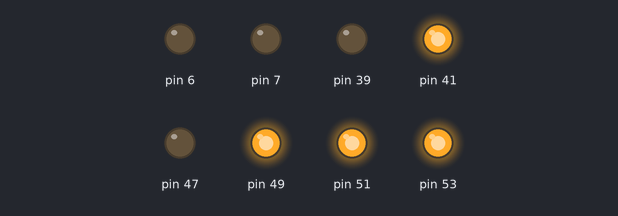
Recording of a sketch running on a simulated Arduino Mega 2560, built with avr-gcc and run on an emulated ATmega2560. Parts: output pins drawn as LEDs (lit = HIGH).

Above: at 0.1 s.
Timing chart, 0 to 1.6 s (numbered marks = the images above):
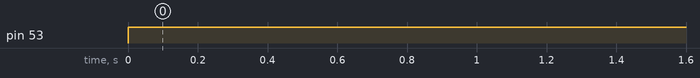

The sketch:

v1_drivetrain_rev2.ino
```cpp
/*
 * v1_drivetrain_rev2.ino
 *
 * Created: 9/16/2015 2:15:17 PM
 * Author: Maxim
 * Email: max.prokopenko@gmail.com
 * Slack: maxlazarus
 */

#define F_CPU 16000000L

#include <avr/interrupt.h>
#include <avr/io.h>
#include <util/delay.h>
#include "v1_drivetrain_rev2.h"

volatile char* transmitting;
volatile uint8_t chars_left = 0, chars_sent = 0;

volatile char input_stream[256];
volatile uint8_t chars_read = 0, chars_received = 0;
volatile bool received_flag = false;
volatile bool delimiter_found = false;
volatile bool address_selected = false;

volatile char in;

ISR(USART_RX_vect) {}

void serialEvent() {

	while(Serial.available())
	{
		in = Serial.read();

		if(delimiter_found)
		{
			input_stream[chars_read] = in;
			chars_read++;

			if (chars_read == 3)
			{
				received_flag = true;
				chars_read = 0;
				delimiter_found = false;
			}
		}
		else delimiter_found = (in == '@');
	}
}

ISR(USART_TX_vect) {

	if(chars_left-- > 0) {

		UDR0 = transmitting[chars_sent++];

	} else {

		chars_sent = 0;
	}
}

void serial_init() {

	UBRR0H = 0;
	UBRR0L = 16; // BAUD 115200
	UCSR0A = _BV(U2X0);
	UCSR0B = _BV(TXCIE0) /*| _BV(RXCIE0) */| _BV(RXEN0) | _BV(TXEN0);
	UCSR0C = _BV(UCSZ01) | _BV(UCSZ00);
}

void serial_transmit(char* s, uint8_t char_count) {

	// sends between 1 and 255 chars

	transmitting = s;
	UDR0 = s[0];
	chars_left = char_count - 1;
	chars_sent++;
}

void setup()
{
	Serial.begin(57600);
	// serial_init();
	// sei();

	// setup these pins as outputs
	M1A_DDR = EN1A | IN1A;
	M1B_DDR = EN1B | IN1B;
	M2A_DDR = EN1A | IN1A;
	M2B_DDR = EN2B | IN2B;
	PWM_DDR = PWM1 | PWM2;
	PWM_PORT = PWM1 | PWM2;

	set_PWM(0.0f, 0.0f);
	motors_enable(true);
}

volatile uint8_t time = 0;
volatile uint16_t s_count = 0;

void loop()
{
	if(received_flag)
	{
		set_PWM(0.01f * input_stream[2], 0.01f * input_stream[1]);
		chars_received = 0;
		received_flag = false;
	}

	time = time > time_steps? 0 : time + 1;

	PWM_PORT = time < M1_PWM? PWM_PORT | PWM1 : PWM_PORT & ~PWM1;
	M1A_PORT =  M1_direction? M1A_PORT | IN1A : M1A_PORT & ~IN1A;
	M1B_PORT = !M1_direction? M1B_PORT | IN1B : M1B_PORT & ~IN1B;

	PWM_PORT = time < M2_PWM? PWM_PORT | PWM2 : PWM_PORT & ~PWM2;
	M2A_PORT =  M2_direction? M2A_PORT | IN2A : M2A_PORT & ~IN2A;
	M2B_PORT = !M2_direction? M2B_PORT | IN2B : M2B_PORT & ~IN2B;

	_delay_us(5);
}

void motors_enable(bool on)
{
	M1A_PORT = on? EN1A | M1A_PORT : EN1A & ~M1A_PORT;
	M1B_PORT = on? EN1B | M1B_PORT : EN1A & ~M1B_PORT;
	M2A_PORT = on? EN2A | M2A_PORT : EN1A & ~M2A_PORT;
	M2B_PORT = on? EN2B | M2B_PORT : EN1A & ~M2B_PORT;
}

void set_PWM(float M1, float M2) // range -1.0f to 1.0f
{
	M1_PWM = abs(M1) * time_steps;
	M1_direction = M1 > 0? CLOCKWISE : COUNTERCLOCKWISE;
	M2_PWM = abs(M2) * time_steps;
	M2_direction = M2 > 0? CLOCKWISE : COUNTERCLOCKWISE;
}
```

v1_drivetrain_rev2.h
```cpp
#ifndef V1_DRIVETRAIN_REV2
#define V1_DRIVETRAIN_REV2

#define CLOCKWISE true
#define COUNTERCLOCKWISE false

uint8_t time_steps = 128;
int8_t M1_PWM, M2_PWM; // range of -time_steps to +time_steps
bool M1_direction, M2_direction;

// setup Motor 1 definitions and variables
#define M1A_PORT PORTG
#define M1A_DDR DDRG
#define M1A_PIN PING
#define M1B_PORT PORTL
#define M1B_DDR DDRL
#define M1B_PIN PINL
const uint8_t EN1A = 1 << 0, EN1B = 1 << 6, IN1A = 1 << 2, IN1B = 1 << 4;

// setup Motor 2 definitions and variables
#define M2A_PORT PORTL
#define M2A_DDR DDRL
#define M2A_PIN PINL
#define M2B_PORT PORTB
#define M2B_DDR DDRB
#define M2B_PIN PINB
const uint8_t EN2A = 1 << 0, EN2B = 1 << 2, IN2A = 1 << 2, IN2B = 1 << 0;

// PWM pins
#define PWM_PORT PORTH
#define PWM_DDR DDRH
const uint8_t PWM1 = 1 << 3, PWM2 = 1 << 4;

#endif
```

Measured:
- by itself, pin 53: LOW → HIGH at 0.00 s
